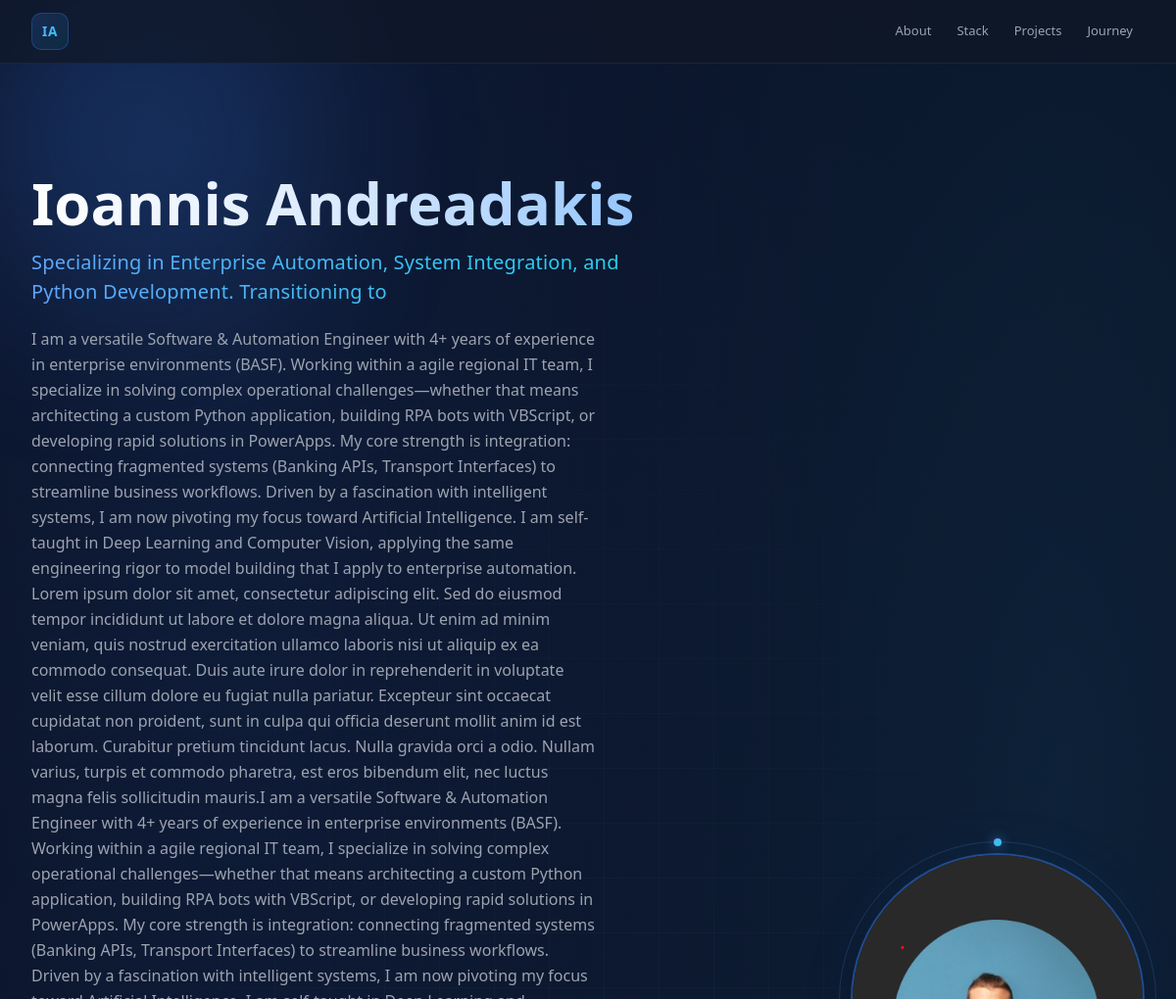
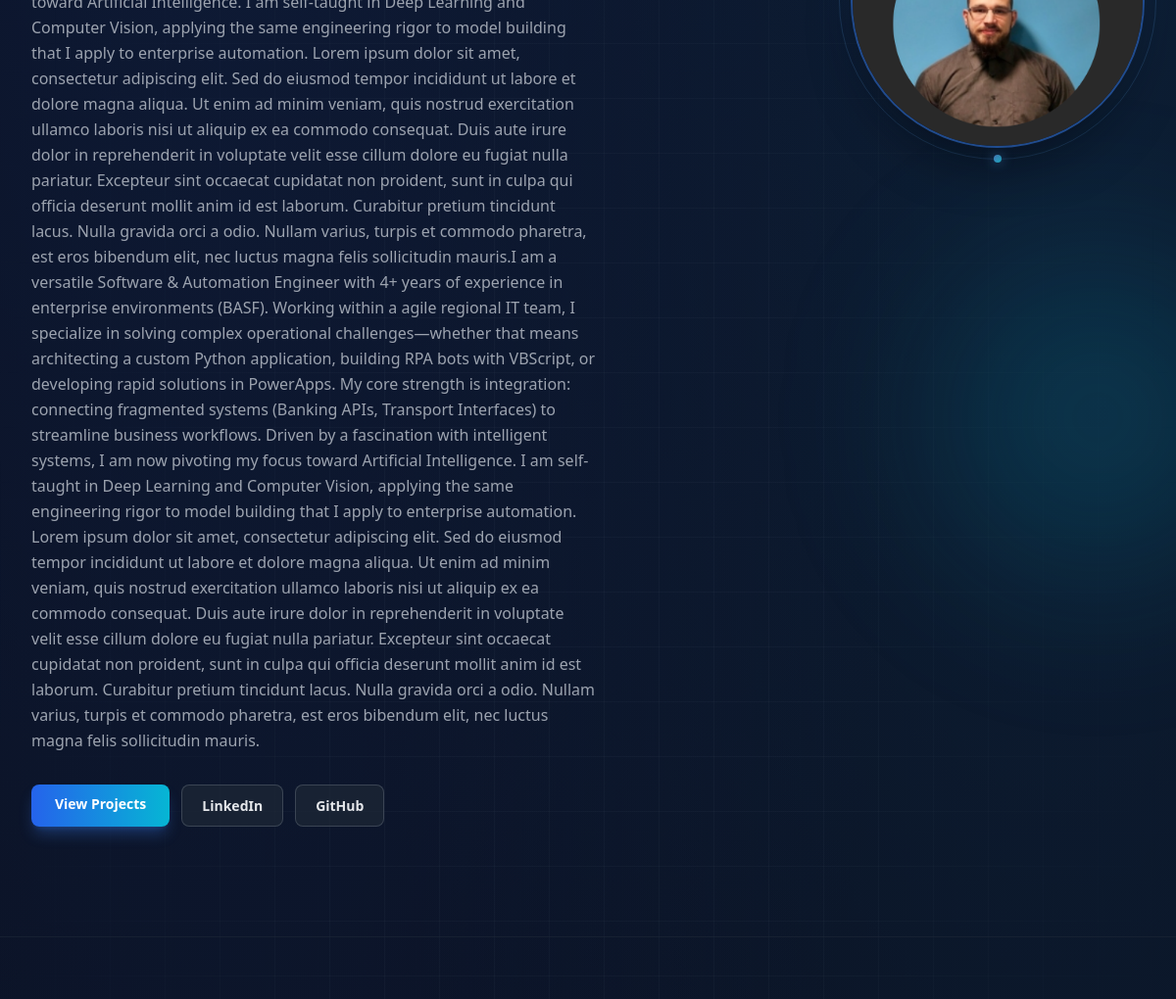
Before: / (upper part) with the older database file (2 pictures, top to bottom).
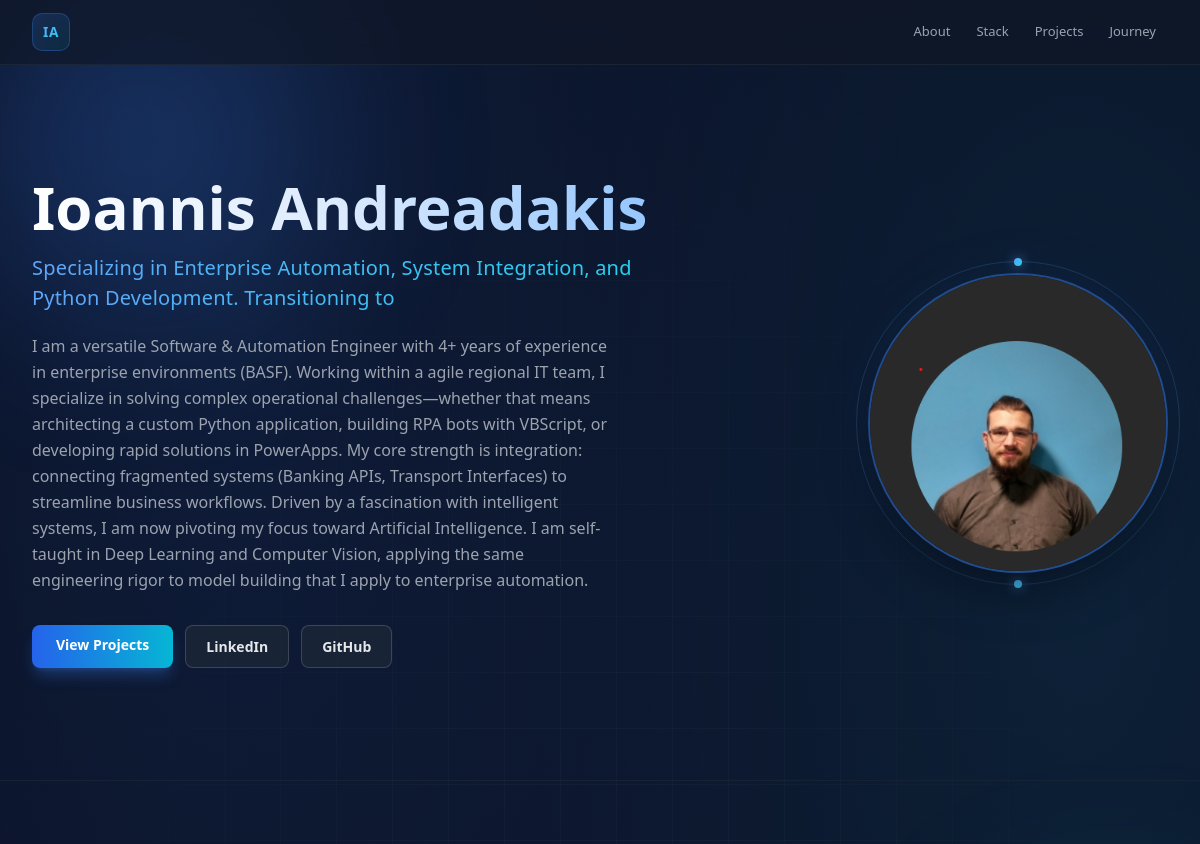
After: the same page with the newer database file.
### core/models.py (models this page shows, shortened)
class Profile(models.Model):
    name = models.CharField(max_length=100, default="Your Name")
    title = models.CharField(max_length=100, help_text="e.g. Full-Stack AI Engineer")
    bio = models.TextField()
    profile_image = models.ImageField(upload_to="profile/", blank=True, null=True)
    github_url = models.URLField(blank=True)
    linkedin_url = models.URLField(blank=True)
    contact_email = models.EmailField(blank=True)
    resume_file = models.FileField(upload_to="documents/", blank=True, null=True)
    class Meta:
        verbose_name = "Personal Profile"

### core/views.py (the view)
# urls.py: 2. Add a URL to urlpatterns:  path('', views.home, name='home')
def home(request):
    profile = Profile.objects.first()
    featured_projects = Project.objects.filter(is_featured=True).order_by('-date_created')[:6]
    featured_skills = Skill.objects.filter(is_featured=True)
    journey_items = []
    for exp in Experience.objects.all():
        journey_items.append({
            'kind': 'experience',
            'date': exp.start_date,
            'obj': exp,
        })
    for cert in Certificate.objects.all():
        journey_items.append({
            'kind': 'certificate',
            'date': cert.date_issued,
            'obj': cert,
        })
    journey_items.sort(key=lambda x: x['date'], reverse=True)
    context = {
        'profile': profile,
        'featured_projects': featured_projects,
        'featured_skills': featured_skills,
        'journey_items': journey_items,
    }
    return render(request, 'core/home.html', context)

### core/templates/core/home.html (shortened to what this page needs)
{% extends 'base.html' %}
{% load static %}
{% block content %}
<section id="about" class="relative border-b border-gray-800/60 py-20 md:py-28 overflow-hidden">
  <div class="relative mx-auto px-4 sm:px-6 lg:px-8" style="max-width:1200px;">
    <div class="hero-grid">
      <div class="hero-text reveal-left text-center md:text-left">
        <h1 class="text-4xl md:text-6xl font-extrabold leading-tight
                   bg-gradient-to-r from-white via-blue-100 to-blue-300 bg-clip-text text-transparent">
        </h1>
        <p class="hero-subtitle mt-4">
        </p>
        {% if profile.bio %}
        <p class="text-gray-400 text-base leading-relaxed mt-5 max-w-xl mx-auto md:mx-0">
          {{ profile.bio }}
        </p>
        {% endif %}
        <div class="flex flex-wrap gap-3 justify-center md:justify-start mt-8">
          <a href="#projects"
             class="px-6 py-2.5 bg-gradient-to-r from-blue-600 to-cyan-500 hover:from-blue-500 hover:to-cyan-400
                    text-white rounded-lg text-sm font-semibold shadow-lg shadow-blue-500/30 transition-all hover:-translate-y-0.5">
            View Projects
          </a>
          {% if profile.linkedin_url %}
          <a href="{{ profile.linkedin_url }}" target="_blank" class="hero-btn-ghost">LinkedIn</a>
          {% endif %}
          {% if profile.github_url %}
          <a href="{{ profile.github_url }}" target="_blank" class="hero-btn-ghost">GitHub</a>
          {% endif %}
        </div>
      </div>
      <div class="hero-image reveal-right">
        <div class="hero-photo-wrap">
          {% if profile.profile_image %}
            <img class="hero-photo" src="{{ profile.profile_image.url }}" alt="{{ profile.name }}">
          {% else %}
            <div class="hero-photo flex items-center justify-center text-7xl bg-gray-800">👨‍💻</div>
          {% endif %}
        </div>
      </div>
    </div>
  </div>
</section>
<section id="stack" class="py-16 border-b border-gray-800/60">
</section>
{% endblock %}

### templates/base.html (shortened to what this page needs)
{% load static tailwind_tags %}
<!DOCTYPE html>
<html lang="en" class="scroll-smooth">
<head>
  {% tailwind_css %}
</head>
<body class="text-gray-100 font-sans antialiased flex flex-col min-h-screen relative">
  <div class="bg-layer" aria-hidden="true">
    <div class="bg-orb bg-orb-1"></div>
    <div class="bg-orb bg-orb-2"></div>
    <div class="bg-grid"></div>
  </div>
  <nav class="bg-gray-900/70 backdrop-blur-md border-b border-gray-800/80 sticky top-0 z-50">
    <div class="mx-auto px-4 sm:px-6 lg:px-8" style="max-width:1200px;">
      <div class="flex items-center justify-between h-16">
        <a href="{% url 'home' %}" class="brand-monogram" aria-label="Home">
          <span>IA</span>
        </a>
        <div class="hidden md:flex items-center space-x-0.5">
          <a href="#about"    class="nav-link">About</a>
          <a href="#stack"    class="nav-link">Stack</a>
          <a href="#projects" class="nav-link">Projects</a>
          <a href="#journey"  class="nav-link">Journey</a>
        </div>
      </div>
    </div>
  </nav>
  <main class="flex-grow">
    {% block content %}{% endblock %}
  </main>
</body>
</html>

### templates/base.html (style rules this page uses)
body { background: radial-gradient(ellipse at 20% 10%, #0f1d3a 0%, transparent 55%), radial-gradient(ellipse at 90% 20%, #0d2138 0%, transparent 50%), linear-gradient(160deg, #07091a 0%, #0a0f1f 40%, #0b1120 70%, #07091a 100%); background-attachment: fixed; }
.bg-layer { position: fixed; inset: 0; pointer-events: none; z-index: 0; overflow: hidden; }
.bg-orb { position: absolute; border-radius: 9999px; filter: blur(80px); opacity: 0.55; will-change: transform; }
.bg-orb-1 { width: 520px; height: 520px; top: -120px; left: -120px; background: radial-gradient(circle, rgba(59,130,246,0.55), rgba(59,130,246,0) 70%); animation: orb-drift-1 28s ease-in-out infinite alternate; }
.bg-grid { position: absolute; inset: 0; background-image: linear-gradient(rgba(148,163,184,0.045) 1px, transparent 1px), linear-gradient(90deg, rgba(148,163,184,0.045) 1px, transparent 1px); background-size: 56px 56px; mask-image: radial-gradient(ellipse at center, black 30%, transparent 75%); -webkit-mask-image: radial-gradient(ellipse at center, black 30%, transparent 75%); }
main, nav, footer { position: relative; z-index: 1; }
.brand-monogram { display: inline-flex; align-items: center; justify-content: center; width: 38px; height: 38px; border-radius: 10px; background: linear-gradient(135deg, rgba(59,130,246,0.18), rgba(6,182,212,0.10)); border: 1px solid rgba(59,130,246,0.30); transition: transform 0.2s, border-color 0.2s, background 0.2s; }
.brand-monogram span { font-weight: 800; font-size: 0.85rem; letter-spacing: 0.05em; background: linear-gradient(135deg, #60a5fa, #22d3ee); -webkit-background-clip: text; background-clip: text; color: transparent; }
.nav-link { padding: 6px 12px; border-radius: 6px; font-size: 0.8125rem; font-weight: 500; color: #9ca3af; transition: color 0.15s, background 0.15s; }

### core/templates/core/home.html (style rules this page uses)
.hero-grid { display: grid; grid-template-columns: 1fr; gap: 48px; align-items: center; }
@media (min-width: 768px) { .hero-grid { grid-template-columns: 1.4fr 1fr; gap: 64px; } }
.hero-subtitle { font-size: 1.25rem; font-weight: 500; background: linear-gradient(90deg, #60a5fa, #22d3ee); -webkit-background-clip: text; background-clip: text; color: transparent; letter-spacing: 0.01em; }
.hero-btn-ghost { padding: 10px 20px; background: rgba(31,41,55,0.7); backdrop-filter: blur(8px); color: #e5e7eb; border: 1px solid rgba(75,85,99,0.7); border-radius: 8px; font-size: 0.875rem; font-weight: 600; transition: all 0.2s; }
.hero-image { display: flex; justify-content: center; }
@media (min-width: 768px) { .hero-image { justify-content: flex-end; } }
.hero-photo-wrap { position: relative; width: 240px; height: 240px; }
@media (min-width: 768px) { .hero-photo-wrap { width: 300px; height: 300px; } }
.hero-photo { position: relative; width: 100%; height: 100%; object-fit: cover; border-radius: 9999px; border: 2px solid rgba(59,130,246,0.45); box-shadow: 0 25px 50px -12px rgba(0,0,0,0.5); z-index: 2; }
.reveal-left { opacity: 0; transform: translateX(-40px); animation: slide-in-left 0.9s 0.1s cubic-bezier(0.22,1,0.36,1) forwards; }
.reveal-right { opacity: 0; transform: translateX(40px); animation: slide-in-right 0.9s 0.25s cubic-bezier(0.22,1,0.36,1) forwards; }

Changed rows visible on the page:
changed Profile: bio "…apply to enterprise automation. Lorem ipsum dolor sit amet, consectetur adipiscing elit. Sed do eiusmod tempor incididunt ut labore et dolore magna aliqua. Ut enim ad minim veniam, quis nostrud exercitation ullamco laboris nisi ut aliquip ex ea commodo consequat. Duis aute irure dolor in reprehenderit in voluptate velit esse cillum dolore eu fugiat nulla pariatur. Excepteur sint occaecat cupidatat non proident, sunt in culpa qui officia deserunt mollit anim id est laborum. Curabitur pretium tincidunt lacus. Nulla gravida orci a odio. Nullam varius, turpis et commodo pharetra, est eros bibendum elit, nec luctus magna felis sollicitudin mauris.I am a versatile Software & Automation Engineer…" → "…apply to enterprise automation."
